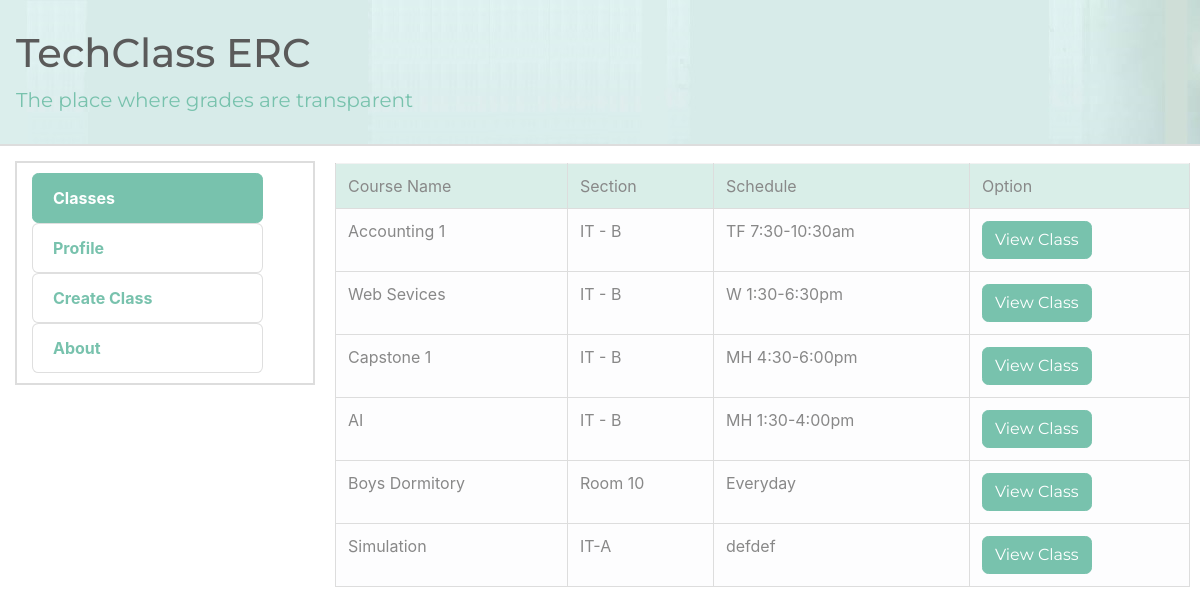
The page / on the database its author committed.
### tables this page shows
CREATE TABLE `course` (
  `c_id` int(11) NOT NULL,
  `c_name` varchar(20) NOT NULL,
  `c_section` varchar(10) NOT NULL,
  `c_code` varchar(8) NOT NULL,
  `c_sched` varchar(25) NOT NULL,
  `c_quiz` int(11) NOT NULL,
  `c_ass` int(11) NOT NULL,
  `c_pro` int(11) NOT NULL,
  `c_act` int(11) NOT NULL,
  `c_pre` int(11) NOT NULL
);

### application/controllers/Pages.php (called while the page is built, shortened)
 <?php
class Pages extends CI_Controller
{
    public function view($page = 'homepage_teach')
	{
        $data['classes'] = $this->course_model->get();
        $data['title'] = ucfirst($page);
        $this->load->view('templates/header', $data);
        $this->load->view('pages/'.$page, $data);
        $this->load->view('templates/footer', $data);
	}
}

### index.php (called while the page is built, shortened)
<?php
require_once BASEPATH.'core/CodeIgniter.php';

### application/models/Course_model.php (called while the page is built, shortened)
<?php
	class Course_model extends CI_Model
	{
		public function get($c_id = FALSE)
		{
			if ($c_id === FALSE) {
				$query = $this->db->get('course');
				return $query->result_array();
			}
			$this->db->where('c_id', $c_id);
			$result = $this->db->get('course');
			return $result->row_array();
		}
	}

### application/views/pages/homepage_teach.php (the view, shortened to what this page needs)
<head>
</head>
<div class="home_bi">
  <div class="row">
    <div class="container col-md-3">
      <b><ul class="nav option table table-striped">
        <li class="nav-item "><a class="nav-link list-group-item active show" data-toggle="tab" href="#view_class">Classes</a></li>
        <li class="nav-item"><a class="nav-link list-group-item" data-toggle="tab" href="#home">Profile</a></li>
        <li class="nav-item "><a class="nav-link list-group-item" data-toggle="tab" href="#create_class">Create Class</a></li>
        <li class="nav-item "><a class="nav-link list-group-item" data-toggle="tab" href="#about">About</a></li>
      </ul></b>
    </div>
    <div class="col-md-9">
      <div id="myTabContent" class="tab-content"  style="margin: 2 10 7 5;">
        <div class="tab-pane fade active show" id="view_class">
          <table class="table table-hover"><b>
            <tr class="table-primary">
              <td>Course Name</td>
              <td>Section</td>
              <td>Schedule</td>
              <td>Option</td>
            </tr></b>
           <?php foreach ($classes as $class) : ?>
            <tr class="table-light">
              <td><?php echo $class['c_name']; ?></td>
              <td><?php echo $class['c_section']; ?></td>
              <td><?php echo $class['c_sched']; ?></td>
              <td><a href="<?php echo base_url('courses/view/'.$class['c_id']); ?>" class="btn btn-primary">View Class</a></td>
            </tr>
            <?php endforeach; ?>
          </table>
        </div>
      </div>
    </div>
</div>

### application/views/templates/header.php (shortened to what this page needs)
<html>
<head>
  <link rel="stylesheet" type="text/css" href="<?php echo base_url(); ?>assets/bs/bootstrap.min.css">
  <link rel="stylesheet" type="text/css" href="<?php echo base_url(); ?>assets/bs/font-awesome.css">
</head>
<div class="navbar navbar-expand-lg navbar-primary bg-light hey" style="border-bottom: 2px solid #ddd; padding-right: 50px; margin-bottom: 15px;">
    <a class="navbar-brand" href="<?php echo base_url(); ?>">
        <p class="text-primary"><h1>TechClass ERC</h1>
        The place where grades are transparent</p></a>
  </div>
<body>

### application/views/templates/footer.php
</div>

### application/views/pages/homepage_teach.php (style rules this page uses)
.container { border: 2px solid #ddd; padding-top: 10px; padding-right: 50px; height: 75%; text-align: justify; }
.row { margin-left: 15px; }
.option { display: inline-block; }
td { border: 1px solid #ddd; }

### rows shown on the page
course: c_name "Accounting 1", c_section "IT - B", c_sched "TF 7:30-10:30am"
course: c_name "Web Sevices", c_section "IT - B", c_sched "W 1:30-6:30pm"
course: c_name "Capstone 1", c_section "IT - B", c_sched "MH 4:30-6:00pm"
course: c_name "AI", c_section "IT - B", c_sched "MH 1:30-4:00pm"
course: c_name "Boys Dormitory", c_section "Room 10", c_sched "Everyday"
course: c_name "Simulation", c_section "IT-A", c_sched "defdef"
